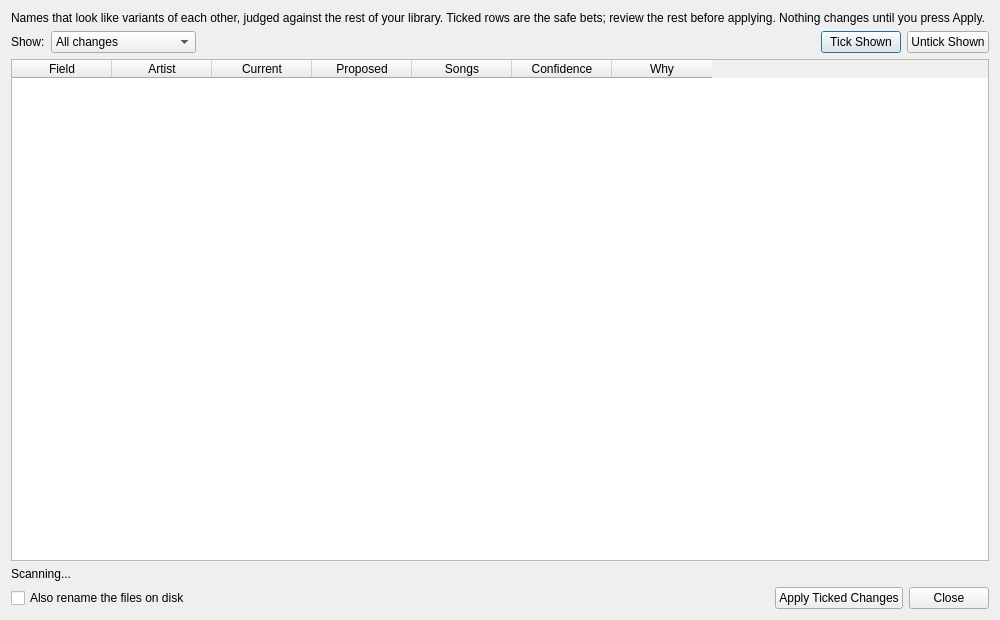
<?xml version="1.0" encoding="UTF-8"?>
<ui version="4.0">
 <class>DlgNameCleanup</class>
 <widget class="QDialog" name="DlgNameCleanup">
  <property name="geometry">
   <rect>
    <x>0</x>
    <y>0</y>
    <width>1000</width>
    <height>620</height>
   </rect>
  </property>
  <property name="windowTitle">
   <string>Fix Artist &amp; Title Names</string>
  </property>
  <layout class="QVBoxLayout" name="verticalLayout">
   <item>
    <widget class="QLabel" name="lblIntro">
     <property name="text">
      <string>Names that look like variants of each other, judged against the rest of your library. Ticked rows are the safe bets; review the rest before applying. Nothing changes until you press Apply.</string>
     </property>
     <property name="wordWrap">
      <bool>true</bool>
     </property>
    </widget>
   </item>
   <item>
    <layout class="QHBoxLayout" name="horizontalLayoutFilter">
     <item>
      <widget class="QLabel" name="lblFilter">
       <property name="text">
        <string>Show:</string>
       </property>
      </widget>
     </item>
     <item>
      <widget class="QComboBox" name="cbxFilter">
       <item>
        <property name="text">
         <string>All changes</string>
        </property>
       </item>
       <item>
        <property name="text">
         <string>Artists only</string>
        </property>
       </item>
       <item>
        <property name="text">
         <string>Titles only</string>
        </property>
       </item>
       <item>
        <property name="text">
         <string>High confidence only</string>
        </property>
       </item>
      </widget>
     </item>
     <item>
      <spacer name="horizontalSpacerFilter">
       <property name="orientation">
        <enum>Qt::Horizontal</enum>
       </property>
       <property name="sizeHint" stdset="0">
        <size>
         <width>40</width>
         <height>20</height>
        </size>
       </property>
      </spacer>
     </item>
     <item>
      <widget class="QPushButton" name="btnCheckVisible">
       <property name="toolTip">
        <string>Tick every row currently shown</string>
       </property>
       <property name="text">
        <string>Tick Shown</string>
       </property>
      </widget>
     </item>
     <item>
      <widget class="QPushButton" name="btnUncheckVisible">
       <property name="toolTip">
        <string>Untick every row currently shown</string>
       </property>
       <property name="text">
        <string>Untick Shown</string>
       </property>
      </widget>
     </item>
    </layout>
   </item>
   <item>
    <widget class="QTableWidget" name="tableWidget">
     <property name="alternatingRowColors">
      <bool>true</bool>
     </property>
     <property name="selectionBehavior">
      <enum>QAbstractItemView::SelectRows</enum>
     </property>
     <property name="editTriggers">
      <set>QAbstractItemView::NoEditTriggers</set>
     </property>
     <property name="sortingEnabled">
      <bool>true</bool>
     </property>
     <column>
      <property name="text">
       <string>Field</string>
      </property>
     </column>
     <column>
      <property name="text">
       <string>Artist</string>
      </property>
     </column>
     <column>
      <property name="text">
       <string>Current</string>
      </property>
     </column>
     <column>
      <property name="text">
       <string>Proposed</string>
      </property>
     </column>
     <column>
      <property name="text">
       <string>Songs</string>
      </property>
     </column>
     <column>
      <property name="text">
       <string>Confidence</string>
      </property>
     </column>
     <column>
      <property name="text">
       <string>Why</string>
      </property>
     </column>
    </widget>
   </item>
   <item>
    <widget class="QLabel" name="lblSummary">
     <property name="text">
      <string>Scanning...</string>
     </property>
     <property name="wordWrap">
      <bool>true</bool>
     </property>
    </widget>
   </item>
   <item>
    <layout class="QHBoxLayout" name="horizontalLayoutButtons">
     <item>
      <widget class="QCheckBox" name="cbxRenameFiles">
       <property name="toolTip">
        <string>Without this, corrections live only in the database and are lost if you ever clear and rebuild it. Only files whose new name provably reads back the same are renamed; the rest are corrected in the database anyway.</string>
       </property>
       <property name="text">
        <string>Also rename the files on disk</string>
       </property>
      </widget>
     </item>
     <item>
      <spacer name="horizontalSpacerButtons">
       <property name="orientation">
        <enum>Qt::Horizontal</enum>
       </property>
       <property name="sizeHint" stdset="0">
        <size>
         <width>40</width>
         <height>20</height>
        </size>
       </property>
      </spacer>
     </item>
     <item>
      <widget class="QPushButton" name="btnApply">
       <property name="text">
        <string>Apply Ticked Changes</string>
       </property>
      </widget>
     </item>
     <item>
      <widget class="QPushButton" name="btnClose">
       <property name="text">
        <string>Close</string>
       </property>
      </widget>
     </item>
    </layout>
   </item>
  </layout>
 </widget>
 <resources/>
 <connections/>
</ui>
